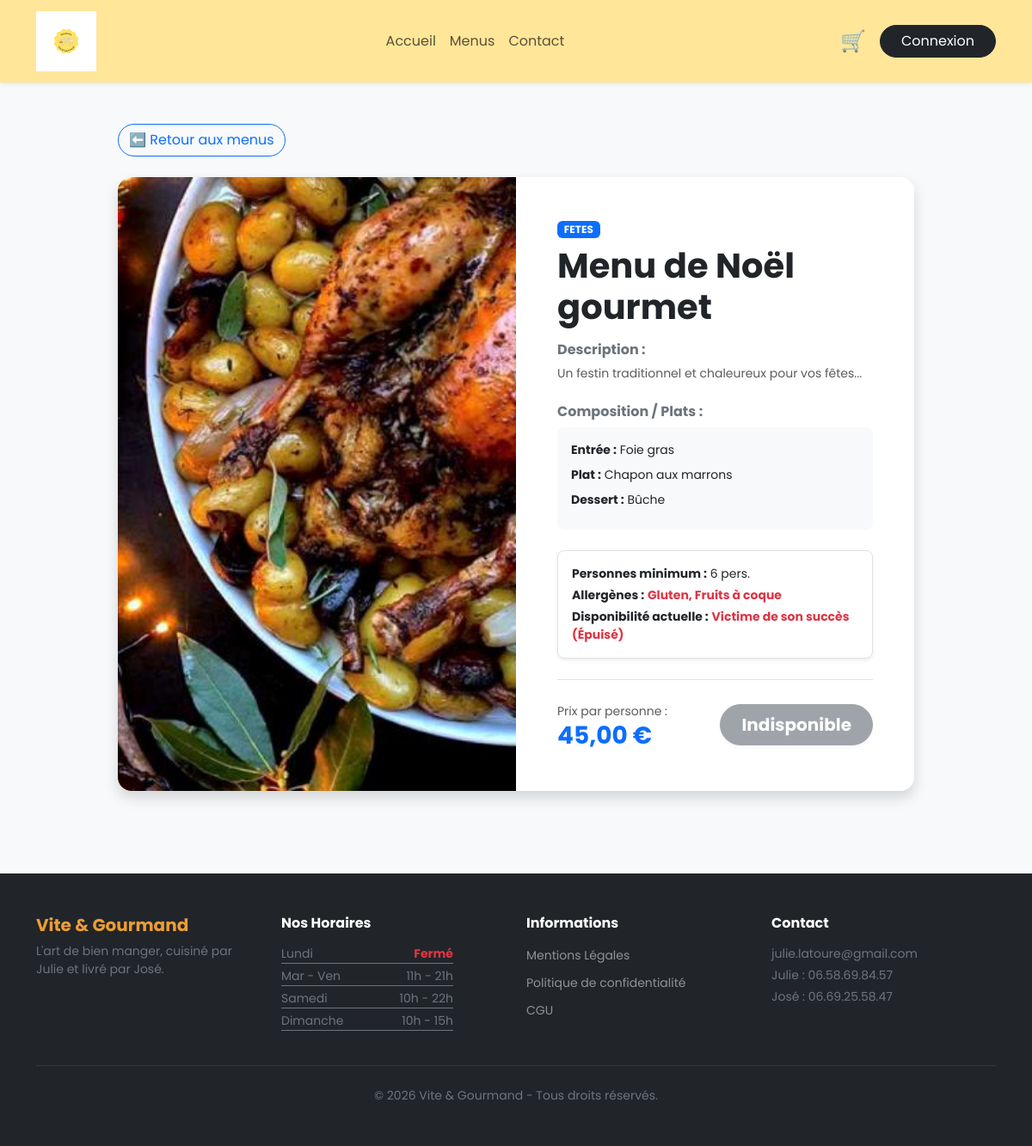
Page /public/index.php?page=details-menu&id=1 on the committed database.
### tables this page shows
CREATE TABLE IF NOT EXISTS menu (
   id INT AUTO_INCREMENT,
   nom_technique VARCHAR(100) NOT NULL,
   categorie VARCHAR(50) NOT NULL,
   titre VARCHAR(100) NOT NULL,
   description TEXT NOT NULL,
   prix_pers DECIMAL(10,2) NOT NULL,
   pers_min INT NOT NULL,
   conditions TEXT NOT NULL,
   allergene TEXT DEFAULT NULL,
   stock INT NOT NULL,
   galerie VARCHAR(255) DEFAULT NULL,
   plats TEXT DEFAULT NULL,
   PRIMARY KEY(id)
);

### app/Controllers/MenuController.php (called while the page is built, shortened)
<?php
require_once __DIR__ . '/../Models/MenuModel.php';
class MenuController {
    private $menuModel;
    public function __construct() {
        $this->menuModel = new MenuModel();
    }
    public function showDetails() {
        $id = $_GET['id'] ?? null;
        $menu = $this->menuModel->getMenuById($id);
        require_once __DIR__ . '/../Views/pages/details-menu.php';
    }
}

### app/Models/MenuModel.php (called while the page is built, shortened)
<?php
require_once __DIR__ . '/../../config/config.php';
class MenuModel {
    private $db;
    public function __construct() {
        $this->db = getDBConnection();
    }
    public function getMenuById($id) {
        try {
            $stmt = $this->db->prepare("SELECT * FROM menu WHERE id = ?");
            $stmt->execute([(int)$id]);
            return $stmt->fetch() ?: null;
        } catch (PDOException $e) {
            error_log("Erreur MenuModel::getMenuById : " . $e->getMessage());
            return null;
        }
    }
}

### config/config.php (called while the page is built, shortened)
<?php
function getDBConnection() {
    static $pdo = null;
    if ($pdo !== null) {
        return $pdo;
    }
    $host     = getenv('DB_HOST') ?: '127.0.0.1;port=3307';
    $dbname   = getenv('MYSQLDATABASE') ?: 'viteetgourmand';
    $username = getenv('DB_USER') ?: 'root';
    $password = getenv('DB_PASS') ?: '';
    try {
        $pdo = new PDO(
            "mysql:host=$host;dbname=$dbname;charset=utf8mb4",
            $username,
            $password,
            [
                PDO::ATTR_ERRMODE => PDO::ERRMODE_EXCEPTION,
                PDO::ATTR_DEFAULT_FETCH_MODE => PDO::FETCH_ASSOC,
                PDO::ATTR_TIMEOUT => 3
            ]
        );
        return $pdo;
    } catch (PDOException $e) {
        error_log("Erreur BDD : " . $e->getMessage());
        return null;
    }
}

### app/Views/pages/details-menu.php (the view)
<main class="container py-5">
    <div class="row justify-content-center">
        <div class="col-md-10">
            <a href="<?= BASE_URL ?>index.php?page=menus" class="btn btn-outline-primary rounded-pill mb-4">⬅️ Retour aux menus</a>
            <div class="card shadow border-0 rounded-4 overflow-hidden">
                <div class="row g-0">
                    <div class="col-md-6">
                        <?php
                            $galerie = !empty($menu['galerie']) ? explode('|', $menu['galerie']) : [];
                            $image_principale = !empty($galerie[0]) ? BASE_URL . trim($galerie[0]) : BASE_URL . 'assets/images/placeholder.jpg';
                        ?>
                        <img src="<?= htmlspecialchars($image_principale) ?>" class="img-fluid w-100 h-100" style="object-fit: cover; min-height: 350px;" alt="<?= htmlspecialchars($menu['titre']) ?>">
                    </div>
                    <div class="col-md-6 p-5 d-flex flex-column justify-content-between">
                        <div>
                            <span class="badge bg-primary text-uppercase mb-2"><?= htmlspecialchars($menu['categorie'] ?? 'Menu') ?></span>
                            <h1 class="fw-bold mb-3"><?= htmlspecialchars($menu['titre']) ?></h1>
                            <h6 class="fw-bold text-secondary">Description :</h6>
                            <p class="text-muted small mb-4"><?= htmlspecialchars($menu['description']) ?></p>
                            <h6 class="fw-bold text-secondary">Composition / Plats :</h6>
                            <div class="bg-light p-3 rounded-3 mb-4">
                                <ul class="list-unstyled mb-0 small text-dark">
                                    <?php
                                    if (!empty($menu['plats'])) {
                                        $liste_plats = explode('|', $menu['plats']);
                                        foreach ($liste_plats as $un_plat) {
                                            $un_plat = trim($un_plat);
                                            if (!empty($un_plat)) {
                                                if (strpos($un_plat, ':') !== false) {
                                                    list($titre, $details) = explode(':', $un_plat, 2);
                                                    echo "<li class='mb-2'><strong class='text-capitalize'>" . htmlspecialchars(trim($titre)) . " :</strong>" . htmlspecialchars($details) . "</li>";
                                                } else {
                                                    echo "<li class='mb-2'>" . htmlspecialchars($un_plat) . "</li>";
                                                }
                                            }
                                        }
                                    } else {
                                        echo "<li class='text-muted italic'>Aucune composition spécifiée pour le moment.</li>";
                                    }
                                    ?>
                                </ul>
                            </div>
                            <div class="p-3 rounded-3 border mb-4 bg-white shadow-sm">
                                <p class="small mb-1"><strong>Personnes minimum :</strong> <?= htmlspecialchars($menu['pers_min']) ?> pers.</p>
                                <p class="small mb-1"><strong>Allergènes :</strong> <span class="text-danger fw-bold"><?= htmlspecialchars($menu['allergene'] ?? 'Néant') ?></span></p>
                                <p class="small mb-0">
                                    <strong>Disponibilité actuelle :</strong>
                                    <?php if ($menu['stock'] <= 0): ?>
                                        <span class="text-danger fw-bold">Victime de son succès (Épuisé)</span>
                                    <?php else: ?>
                                        <span class="text-success fw-bold">En stock (<?= htmlspecialchars($menu['stock']) ?> dispo)</span>
                                    <?php endif; ?>
                                </p>
                            </div>
                        </div>
                        <div class="d-flex justify-content-between align-items-center border-top pt-4">
                            <div>
                                <span class="text-muted small">Prix par personne :</span>
                                <h3 class="fw-bold text-primary mb-0"><?= number_format($menu['prix_pers'], 2, ',', ' ') ?> €</h3>
                            </div>
                            <?php if ($menu['stock'] <= 0): ?>
                                <button class="btn btn-secondary btn-lg rounded-pill px-4 fw-bold shadow-sm" disabled>Indisponible</button>
                            <?php else: ?>
                                <a href="<?= BASE_URL ?>index.php?page=panier-add&id=<?= $menu['id'] ?>" class="btn btn-cheddar">
                                    Réserver ce menu
                                </a>
                            <?php endif; ?>
                        </div>
                    </div>
                </div>
            </div>
        </div>
    </div>
</main>

### public/index.php (shortened to what this page needs)
<?php
require_once __DIR__ . '/../config/config.php';
$page = isset($_GET['page']) ? $_GET['page'] : 'home';
try {
    switch ($page) {
        case 'details-menu':
            require_once __DIR__ . '/../app/Controllers/MenuController.php';
            $controller = new MenuController();
            $controller->showDetails();
            break;
    }
} catch (\Throwable $e) {
    http_response_code(500);
    echo "<div class='container py-5'><h1>Une erreur survenue</h1><p>" . $e->getMessage() . "</p></div>";
}
$content = ob_get_clean();
require_once __DIR__ . '/../app/Views/partials/header.php';
echo $content;
require_once __DIR__ . '/../app/Views/partials/footer.php';

### app/Views/partials/header.php (shortened to what this page needs)
<!DOCTYPE html>
<html lang="fr">
<head>
    <link href="https://cdn.jsdelivr.net/npm/bootstrap@5.3.0/dist/css/bootstrap.min.css" rel="stylesheet">
    <link rel="stylesheet" href="<?= BASE_URL ?>styles/css/style.css">
    <link rel="stylesheet" href="<?= BASE_URL ?>styles/css/nos-menus.css">
</head>
<body>
    <header class="navbar-custom sticky-top shadow-sm">
        <nav class="navbar navbar-expand-lg">
            <div class="container">
                <a class="navbar-brand" href="<?= BASE_URL ?>index.php">
                    <img src="<?= BASE_URL ?>assets/Logo-Vite&Gourmand.png" alt="Logo" width="70">
                </a>
                <div class="collapse navbar-collapse justify-content-center" id="navbarNav">
                    <ul class="navbar-nav">
                        <li class="nav-item"><a class="nav-link" href="<?= BASE_URL ?>index.php">Accueil</a></li>
                        <li class="nav-item"><a class="nav-link" href="<?= BASE_URL ?>index.php?page=menus">Menus</a></li>
                        <li class="nav-item"><a class="nav-link" href="<?= BASE_URL ?>index.php?page=contact">Contact</a></li>
                    </ul>
                </div>
                <div class="d-flex align-items-center">
                    <a href="<?= BASE_URL ?>index.php?page=panier" class="cart-icon me-3 position-relative">🛒
                    </a>
                    <?php if (isset($_SESSION['user_id'])): ?>
                        <div class="dropdown">
                            <a class="btn btn-outline-dark rounded-pill dropdown-toggle border-0 fw-bold" href="javascript:void(0);" role="button" data-bs-toggle="dropdown" aria-expanded="false">
                                <?= htmlspecialchars($_SESSION['user_prenom'] ?? 'Mon Compte') ?> 👤
                            </a>
                            <ul class="dropdown-menu dropdown-menu-end shadow border-0 mt-2">
                                <li>
                                    <a class="dropdown-item py-2" href="<?= BASE_URL ?>index.php?page=profil">Mon profil</a>
                                </li>
                                <?php if (isset($_SESSION['user_role']) && in_array($_SESSION['user_role'], ['employe', 'admin'])): ?>
                                    <li>
                                        <?php if ($_SESSION['user_role'] === 'admin'): ?>
                                            <a class="dropdown-item py-2 fw-bold text-success" href="<?= BASE_URL ?>index.php?page=admin-dashboard">Dashboard Admin</a>
                                        <?php else: ?>
                                        <a class="dropdown-item py-2 fw-bold text-primary" href="<?= BASE_URL ?>index.php?page=employe-dashboard">Dashboard Employé</a>
                                        <?php endif; ?>
                                    </li>
                                <?php endif; ?>
                                <li><hr class="dropdown-divider"></li>
                                <li>
                                    <a class="dropdown-item py-2 text-danger" href="<?= BASE_URL ?>index.php?page=logout">Déconnexion</a>
                                </li>
                            </ul>
                        </div>
                    <?php else: ?>
                        <a href="<?= BASE_URL ?>index.php?page=login" class="btn btn-dark rounded-pill px-4">Connexion</a>
                    <?php endif; ?>
                </div>
            </div>
        </nav>
    </header>

### app/Views/partials/footer.php (shortened to what this page needs)
<footer class="bg-dark text-white py-5 mt-5">
        <div class="container text-center text-md-start">
            <div class="row gy-4">
                <div class="col-md-3">
                    <h5 class="fw-bold text-cheddar">Vite & Gourmand</h5>
                    <p class="small text-secondary">L'art de bien manger, cuisiné par Julie et livré par José.</p>
                </div>
                <div class="col-md-3">
                    <h6 class="fw-bold text-white mb-3">Nos Horaires</h6>
                    <ul class="list-unstyled small text-secondary mx-auto mx-md-0" style="max-width: 200px;">
                        <li class="d-flex justify-content-between border-bottom border-secondary mb-1">
                            <span>Lundi</span>
                            <span class="text-danger fw-bold">Fermé</span>
                        </li>
                        <li class="d-flex justify-content-between border-bottom border-secondary mb-1">
                            <span>Mar - Ven</span>
                            <span>11h - 21h</span>
                        </li>
                        <li class="d-flex justify-content-between border-bottom border-secondary mb-1">
                            <span>Samedi</span>
                            <span>10h - 22h</span>
                        </li>
                        <li class="d-flex justify-content-between border-bottom border-secondary mb-1">
                            <span>Dimanche</span>
                            <span>10h - 15h</span>
                        </li>
                    </ul>
                </div>
                <div class="col-md-3">
                    <h6 class="fw-bold text-white mb-3">Informations</h6>
                    <ul class="list-unstyled d-flex flex-column gap-2">
                        <li><a href="<?= BASE_URL ?>index.php?page=mentions-legales" class="text-white-50 text-decoration-none small">Mentions Légales</a></li>
                        <li><a href="<?= BASE_URL ?>index.php?page=politique-confidentialite" class="text-white-50 text-decoration-none small">Politique de confidentialité</a></li>
                        <li><a href="<?= BASE_URL ?>index.php?page=cgu" class="text-white-50 text-decoration-none small">CGU</a></li>
                    </ul>
                </div>
                <div class="col-md-3 text-secondary small">
                    <h6 class="fw-bold text-white mb-3">Contact</h6>
                    <p class="mb-1">julie.latoure@gmail.com</p>
                    <p class="mb-1">Julie : 06.58.69.84.57</p>
                    <p class="mb-0">José : 06.69.25.58.47</p>
                </div>
            </div>
            <hr class="my-4 border-secondary">
            <div class="text-center">
                <p class="mb-0 small text-secondary">&copy; 2026 Vite & Gourmand - Tous droits réservés.</p>
            </div>
        </div>
    </footer>
</body>
</html>

### public/styles/css/style.css (style rules this page uses)
:root { --mimolette: #FFE699; --cheddar: #ED9D36; --dark: #212529; }
body { display: flex; flex-direction: column; min-height: 100vh; margin: 0; font-family: 'Poppins', sans-serif; background-color: #f8f9fa; }
main { flex: 1 0 auto; }
footer { flex-shrink: 0; }
.navbar-custom { background-color: var(--mimolette); }
.cart-icon { font-size: 1.5rem; text-decoration: none; }
.text-cheddar { color: var(--cheddar); }

### rows in the picture
menu: categorie "FETES", titre "Menu de Noël gourmet", description "Un festin traditionnel et chaleureux pour vos fêtes...", pers_min "6", allergene "Gluten, Fruits à coque", prix_pers "45,00"

### other values in the picture
$titre "Entrée"
$details "Foie gras"
$titre "Plat"
$details "Chapon aux marrons"
$titre "Dessert"
$details "Bûche"
